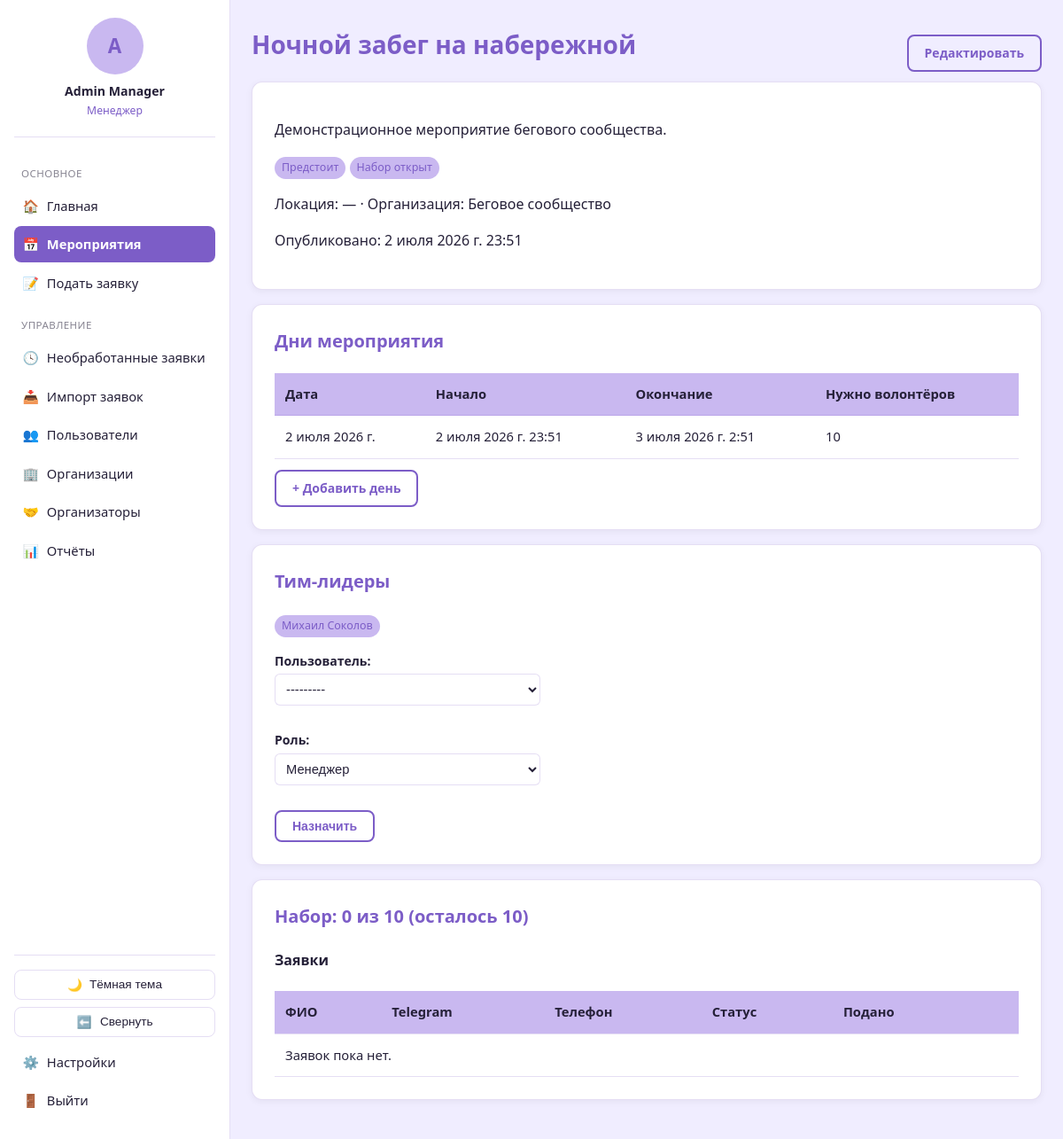
Page /events/11/ (signed in) on the earlier database version.
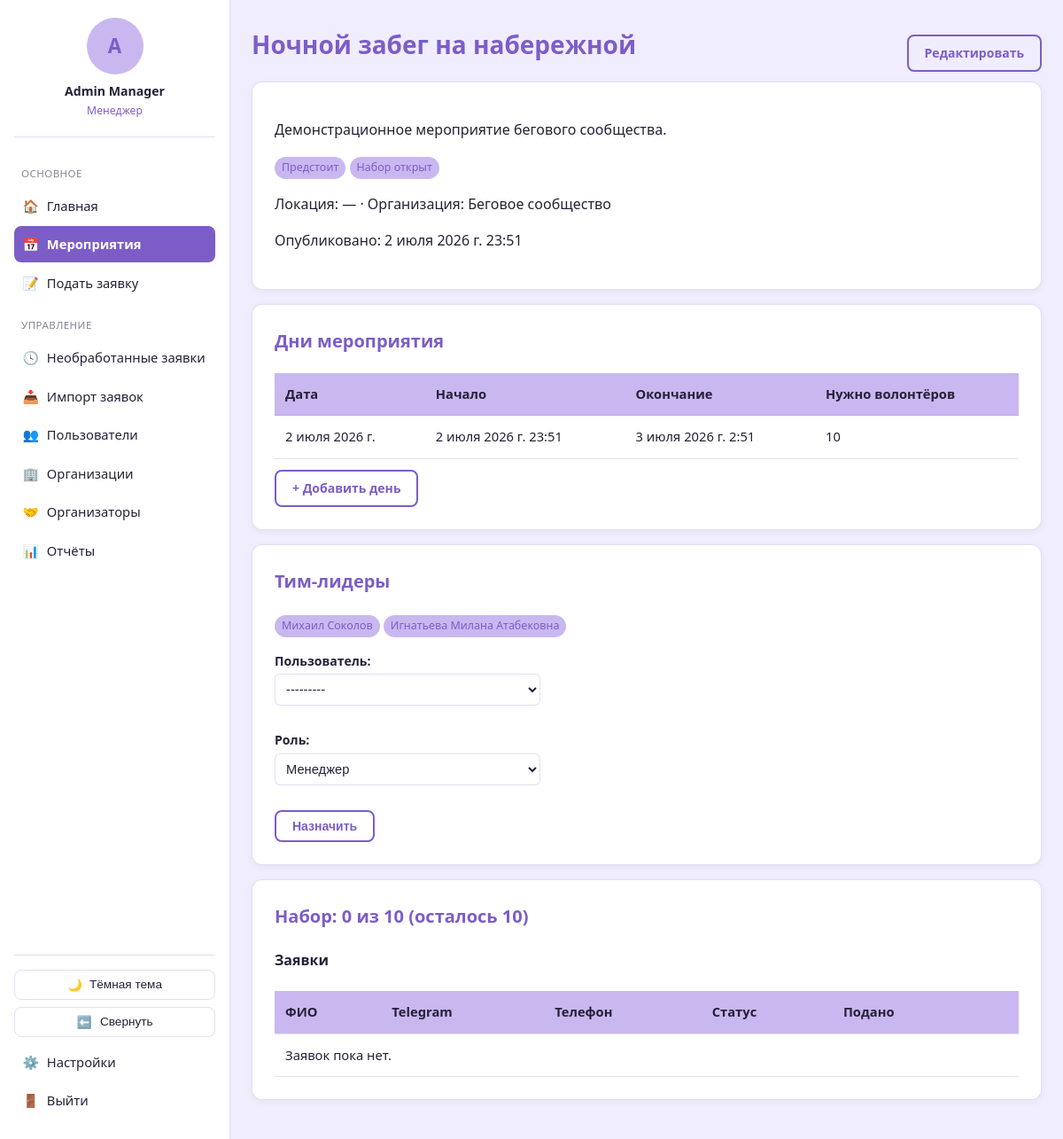
Same page on the later database version.
### blog/models.py (models this page shows, shortened)
class User(AbstractBaseUser):
    GENDER_CHOICES = [
        ('male', 'Мужской'),
        ('female', 'Женский'),
    ]
    STATUS_CHOICES = [
        ('active', 'Активен'),
        ('inactive', 'Неактивен'),
        ('blacklisted', 'В блэклисте'),
    ]
    id = models.AutoField(primary_key=True)
    system_username = models.CharField(max_length=50, blank=True, null=True, db_index=True)
    telegram_id = models.CharField(max_length=50, unique=True, db_index=True)
    telegram_username = models.CharField(max_length=100, blank=True, null=True)
    VK_username = models.CharField(max_length=100, blank=True, null=True)
    first_name = models.CharField(max_length=100, blank=True, null=True)
    last_name = models.CharField(max_length=100, blank=True, null=True)
    email = models.EmailField(blank=True, null=True)
    phone = models.CharField(max_length=20, blank=True, null=True)
    birthday = models.DateField(blank=True, null=True)
    about = models.TextField(blank=True, null=True)
    gender = models.CharField(max_length=10, choices=GENDER_CHOICES, blank=True, null=True)
    status = models.CharField(max_length=20, choices=STATUS_CHOICES, default='active')
    comment = models.TextField(blank=True, null=True)
    created_at = models.DateTimeField(auto_now_add=True)
    last_event_at = models.DateTimeField(blank=True, null=True)
    total_event_count = models.IntegerField(default=0)
    season_event_count = models.IntegerField(default=0)
    total_hours = models.IntegerField(default=0)
    season_hours = models.IntegerField(default=0)
    churn_score = models.FloatField(default=0)
    login = models.CharField(max_length=50, unique=True, blank=True, null=True)
    web_credentials_set_at = models.DateTimeField(blank=True, null=True)
    notify_new_events = models.BooleanField(default=True)
    objects = UserManager()
    USERNAME_FIELD = 'telegram_id'
    REQUIRED_FIELDS = []
    class Meta:
        db_table = 'users'
        verbose_name = 'Пользователь'
        verbose_name_plural = 'Пользователи'
    @property
    def full_name(self):
        return f"{self.first_name or ''} {self.last_name or ''}".strip() or self.telegram_username or self.telegram_id

class Event(models.Model):
    STATUS_CHOICES = [
        ('upcoming', 'Предстоит'),
        ('ongoing', 'Идёт'),
        ('finished', 'Завершено'),
    ]
    RECRUIT_STATUS_CHOICES = [
        ('open', 'Открыт'),
        ('closed', 'Закрыт'),
    ]
    DOBRO_LINK_TYPE_CHOICES = [
        ('event', 'Мероприятие'),
        ('organization', 'Организация'),
        ('project', 'Проект'),
    ]
    id = models.AutoField(primary_key=True)
    title = models.CharField(max_length=255)
    description = models.TextField(blank=True, null=True)
    location = models.ForeignKey(Location, on_delete=models.SET_NULL, null=True, blank=True, related_name='events')
    chat_link = models.URLField(blank=True, null=True)
    post_in_chanel_link = models.URLField(blank=True, null=True)
    dobro_ru_link = models.URLField(blank=True, null=True)
    dobro_ru_link_type = models.CharField(max_length=20, choices=DOBRO_LINK_TYPE_CHOICES, blank=True, null=True)
    dobro_ru_hours_logged = models.BooleanField(default=False)
    dobro_ru_logged_by = models.ForeignKey(User, on_delete=models.SET_NULL, null=True, blank=True, related_name='dobro_ru_logged_events')
    event_status = models.CharField(max_length=20, choices=STATUS_CHOICES, default='upcoming')
    recruit_status = models.CharField(max_length=20, choices=RECRUIT_STATUS_CHOICES, default='open')
    organization = models.ForeignKey(Organization, on_delete=models.SET_NULL, null=True, blank=True, related_name='events')
    organizer = models.ForeignKey(Organizer, on_delete=models.SET_NULL, null=True, blank=True, related_name='managed_events')
    created_at = models.DateTimeField(auto_now_add=True)
    published_at = models.DateTimeField(blank=True, null=True)
    people_helped = models.IntegerField(blank=True, null=True)
    internal_comment = models.TextField(blank=True, null=True)
    letter = models.ForeignKey(ThankYouLetterTemplate, on_delete=models.SET_NULL, null=True, blank=True, related_name='events')
    class Meta:
        db_table = 'events'
        verbose_name = 'Мероприятие'
        verbose_name_plural = 'Мероприятия'

class Organization(models.Model):
    id = models.AutoField(primary_key=True)
    name = models.CharField(max_length=255)
    description = models.TextField(blank=True, null=True)
    created_at = models.DateTimeField(auto_now_add=True)
    events_count = models.IntegerField(default=0)
    volunteers_count = models.IntegerField(default=0)
    shifts_count = models.IntegerField(default=0)
    internal_rating = models.SmallIntegerField(blank=True, null=True)
    comment = models.TextField(blank=True, null=True)
    class Meta:
        db_table = 'organizations'
        verbose_name = 'Организация'
        verbose_name_plural = 'Организации'

class EventDay(models.Model):
    id = models.AutoField(primary_key=True)
    event = models.ForeignKey(Event, on_delete=models.CASCADE, related_name='days')
    day = models.DateField()
    start_time = models.DateTimeField()
    end_time = models.DateTimeField()
    volunteer_needed = models.IntegerField(default=0)
    location = models.ForeignKey(Location, on_delete=models.SET_NULL, null=True, blank=True, related_name='event_days')
    class Meta:
        db_table = 'event_days'
        verbose_name = 'День мероприятия'
        verbose_name_plural = 'Дни мероприятий'
        indexes = [
            models.Index(fields=['event']),
        ]

class EventStaff(models.Model):
    ROLE_CHOICES = [
        ('manager', 'Менеджер'),
        ('team_lead', 'Тим-лидер'),
    ]
    id = models.AutoField(primary_key=True)
    event = models.ForeignKey(Event, on_delete=models.CASCADE, related_name='staff')
    user = models.ForeignKey(User, on_delete=models.CASCADE, related_name='staff_assignments')
    staff_role = models.CharField(max_length=20, choices=ROLE_CHOICES)
    assigned_at = models.DateTimeField(auto_now_add=True)
    class Meta:
        db_table = 'event_staff'
        verbose_name = 'Персонал мероприятия'
        verbose_name_plural = 'Персонал мероприятий'
        indexes = [
            models.Index(fields=['event', 'staff_role']),
        ]

### blog/views.py (the view, shortened to what this page needs)
# urls.py: path('events/<int:event_id>/', views.event_detail, name='event_detail'),
@login_required
def event_detail(request, event_id):
    event = get_object_or_404(Event.objects.select_related('location', 'organization', 'organizer'), pk=event_id)
    days = event.days.select_related('location').order_by('day')
    team_leads = event.staff.filter(staff_role='team_lead').select_related('user')
    can_manage_applications = can_process_applications(request.user, event.id)
    context = {
        'event': event,
        'days': days,
        'team_leads': team_leads,
        'can_manage_applications': can_manage_applications,
        'is_manager': is_manager(request.user),
    }
    if is_manager(request.user):
        context['staff_assign_form'] = EventStaffAssignForm()
    if can_manage_applications:
        applications = event.applications.select_related('user').order_by('-created_at')
        needed = sum(d.volunteer_needed for d in days)
        approved = event.applications.filter(status='approved').count()
        context.update({
            'applications': applications,
            'needed': needed,
            'approved_count': approved,
            'remaining': max(needed - approved, 0),
        })
    is_participant = (
        Application.objects.filter(user=request.user, event=event).exists()
        or Participation.objects.filter(user=request.user, event_day__event=event).exists()
    )
    return render(request, 'blog/event_detail.html', context)

### blog/templates/blog/event_detail.html (shortened to what this page needs)
{% extends 'blog/base.html' %}
{% block content %}
<div style="display:flex; justify-content:space-between; align-items:center;">
    <h1>{{ event.title }}</h1>
    {% if is_manager %}
    <div style="display:flex; gap:0.5rem; align-items:center;">
        <a href="{% url 'event_edit' event.id %}" class="btn secondary">Редактировать</a>
    </div>
    {% endif %}
</div>
<div class="card">
    <p>{{ event.description|default:"Без описания" }}</p>
    <p><span class="badge">{{ event.get_event_status_display }}</span>
       {% if event.recruit_status == 'open' %}<span class="badge">Набор открыт</span>{% else %}<span class="badge warn">Набор закрыт</span>{% endif %}</p>
    <p>Локация: {{ event.location.name|default:"—" }} · Организация: {{ event.organization.name|default:"—" }}</p>
    {% if is_manager %}
        <p>{% if event.published_at %}Опубликовано: {{ event.published_at }}{% else %}<span class="badge warn">Не опубликовано</span> — волонтёры ещё не получили уведомление в боте{% endif %}</p>
    {% endif %}
</div>
<div class="card">
    <h3>Дни мероприятия</h3>
    <table>
        <thead><tr><th>Дата</th><th>Начало</th><th>Окончание</th><th>Нужно волонтёров</th></tr></thead>
        <tbody>
        {% for day in days %}
            <tr><td>{{ day.day }}</td><td>{{ day.start_time }}</td><td>{{ day.end_time }}</td><td>{{ day.volunteer_needed }}</td></tr>
        {% empty %}
            <tr><td colspan="4">Дни не заданы.</td></tr>
        {% endfor %}
        </tbody>
    </table>
    {% if is_manager %}
        <a href="{% url 'event_day_add' event.id %}" class="btn secondary" style="margin-top:0.75rem;">+ Добавить день</a>
    {% endif %}
</div>
<div class="card">
    <h3>Тим-лидеры</h3>
    {% for staff in team_leads %}
        <span class="badge">{{ staff.user.full_name }}</span>
    {% empty %}
        <p>Тим-лидер не назначен.</p>
    {% endfor %}
    {% if is_manager %}
    <form method="post" action="{% url 'event_assign_staff' event.id %}" style="margin-top:0.75rem; max-width:300px;">
        {{ staff_assign_form.as_p }}
        <button type="submit" class="btn secondary">Назначить</button>
    </form>
    {% endif %}
</div>
{% if can_manage_applications %}
<div class="card" id="applications">
    <h3>Набор: {{ approved_count }} из {{ needed }} (осталось {{ remaining }})</h3>
    <h4>Заявки</h4>
    <table>
        <thead><tr><th>ФИО</th><th>Telegram</th><th>Телефон</th><th>Статус</th><th>Подано</th><th></th></tr></thead>
        <tbody>
        {% for application in applications %}
            <tr {% if application.user_id %}data-href="{% url 'profile_detail' application.user_id %}"{% endif %}>
                <td>{{ application.first_name }} {{ application.last_name }}</td>
                <td>{{ application.telegram_username|default:"—" }}</td>
                <td>{{ application.phone|default:"—" }}</td>
                <td>
                    {% if application.status == 'approved' %}<span class="badge">Одобрена</span>
                    {% elif application.status == 'rejected' %}<span class="badge warn">Резерв/отклонена</span>
                    {% else %}<span class="badge danger">Новая</span>{% endif %}
                </td>
                <td>{{ application.submitted_at|default:application.created_at }}</td>
                <td>
                    <form method="post" action="{% url 'application_process' application.id %}" class="inline">
                        {% csrf_token %}
                        <input type="hidden" name="status" value="approved">
                        <button type="submit" class="btn" style="padding:0.25rem 0.6rem;">Принять</button>
                    </form>
                    <form method="post" action="{% url 'application_process' application.id %}" class="inline">
                        {% csrf_token %}
                        <input type="hidden" name="status" value="rejected">
                        <button type="submit" class="btn danger" style="padding:0.25rem 0.6rem;">Отклонить</button>
                    </form>
                </td>
            </tr>
        {% empty %}
            <tr><td colspan="6">Заявок пока нет.</td></tr>
        {% endfor %}
        </tbody>
    </table>
</div>
{% endif %}
{% endblock %}

### blog/templates/blog/base.html (shortened to what this page needs)
{% load static %}<!DOCTYPE html>
<html lang="ru">
<head>
</head>
<body class="{% if request.COOKIES.sidebar_collapsed == '1' %}sidebar-collapsed{% endif %}">
{% if user.is_authenticated %}
<aside class="sidebar">
    <a href="{% url 'profile_detail' user.id %}" class="sidebar-account">
        <div class="avatar-placeholder">{{ user.full_name|slice:":1"|upper }}</div>
        <div class="username">{{ user.full_name }}</div>
        <div class="role">{{ role_label }}</div>
    </a>
    <div class="nav-section-title">Основное</div>
    <a href="{% url 'dashboard' %}" class="nav-link {% if request.resolver_match.url_name == 'dashboard' %}active{% endif %}" title="Главная"><span class="icon">🏠</span><span class="nav-label"> Главная</span></a>
    <a href="{% url 'event_list' %}" class="nav-link {% if request.resolver_match.url_name in 'event_list,event_detail' %}active{% endif %}" title="Мероприятия"><span class="icon">📅</span><span class="nav-label"> Мероприятия</span></a>
    <a href="{% url 'application_create' %}" class="nav-link " title="Подать заявку"><span class="icon">📝</span><span class="nav-label"> Подать заявку</span></a>
    {% if is_manager %}
    <div class="nav-section-title">Управление</div>
    <a href="{% url 'pending_applications' %}" class="nav-link " title="Необработанные заявки"><span class="icon">🕓</span><span class="nav-label"> Необработанные заявки</span></a>
    <a href="{% url 'import_preview' %}" class="nav-link " title="Импорт заявок"><span class="icon">📥</span><span class="nav-label"> Импорт заявок</span></a>
    <a href="{% url 'user_list' %}" class="nav-link {% if request.resolver_match.url_name == 'user_list' %}active{% endif %}" title="Пользователи"><span class="icon">👥</span><span class="nav-label"> Пользователи</span></a>
    <a href="{% url 'organizations_list' %}" class="nav-link " title="Организации"><span class="icon">🏢</span><span class="nav-label"> Организации</span></a>
    <a href="{% url 'organizer_list' %}" class="nav-link " title="Организаторы"><span class="icon">🤝</span><span class="nav-label"> Организаторы</span></a>
    <a href="{% url 'report_period' %}" class="nav-link {% if request.resolver_match.url_name == 'report_period' %}active{% endif %}" title="Отчёты"><span class="icon">📊</span><span class="nav-label"> Отчёты</span></a>
    {% endif %}
    <div class="sidebar-footer">
        <button type="button" class="theme-toggle" id="theme-toggle" title="Тема">
            <span class="icon" id="theme-icon">🌙</span><span class="theme-label" id="theme-label"> Тёмная тема</span>
        </button>
        <button type="button" class="sidebar-toggle" id="sidebar-toggle" title="Свернуть панель">
            <span class="icon" id="sidebar-toggle-icon">⬅️</span><span class="nav-label" id="sidebar-toggle-label"> Свернуть</span>
        </button>
        <a href="{% url 'settings' %}" class="nav-link {% if request.resolver_match.url_name == 'settings' %}active{% endif %}" title="Настройки"><span class="icon">⚙️</span><span class="nav-label"> Настройки</span></a>
        <a href="{% url 'logout' %}" class="nav-link" title="Выйти"><span class="icon">🚪</span><span class="nav-label"> Выйти</span></a>
    </div>
</aside>
{% endif %}
<div class="page-wrapper" style="{% if not user.is_authenticated %}margin-left:0;{% endif %}">
    <main>
        {% block content %}{% endblock %}
    </main>
</div>
</body>
</html>

Differences in the rows shown:
added EventStaff: user.full_name "Игнатьева Милана Атабековна"
